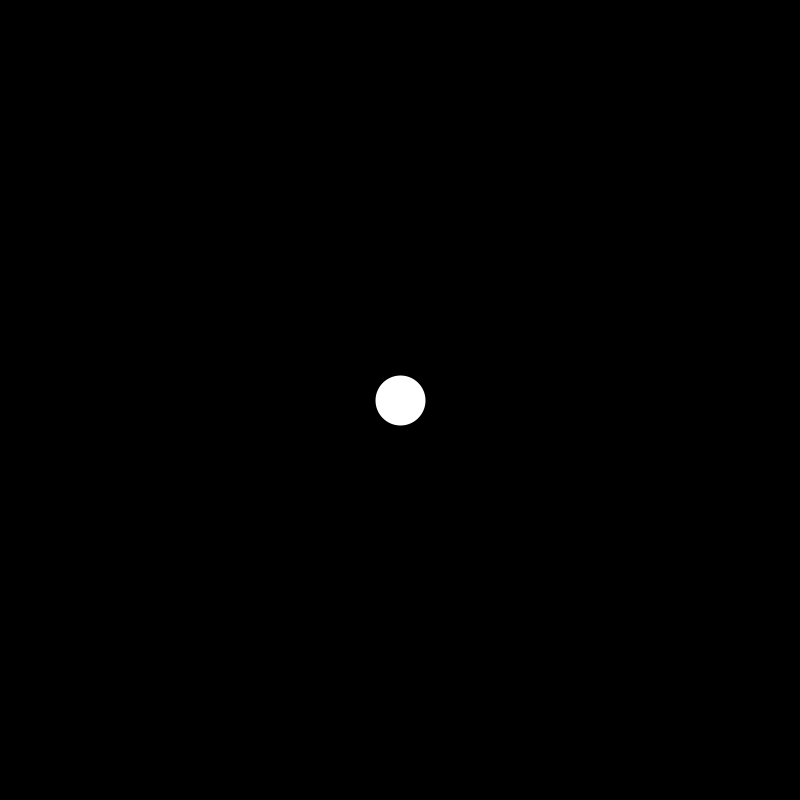
Frame 1 (no input)
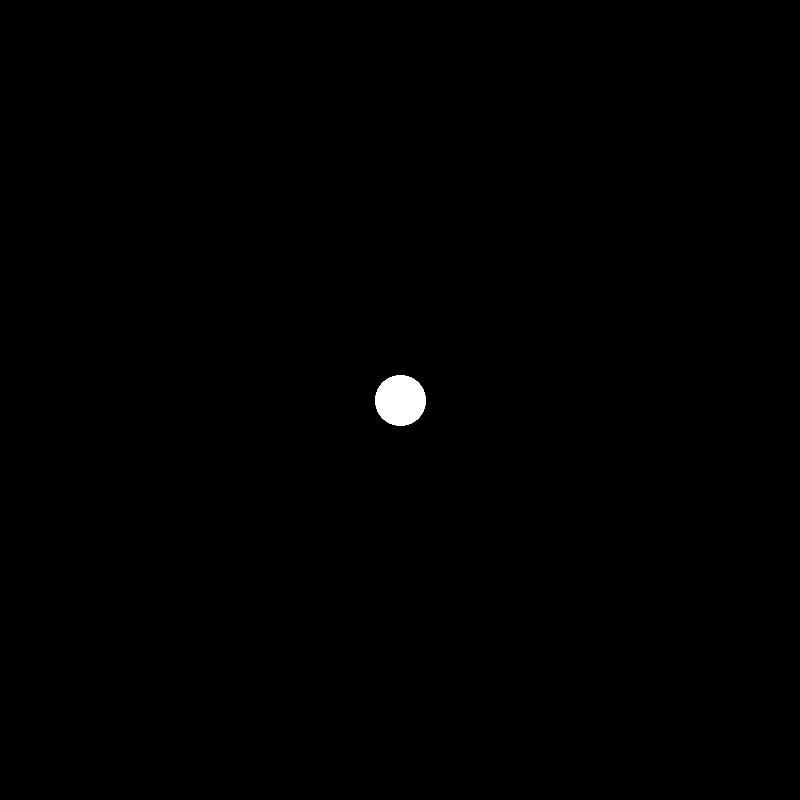
Frame 60 (the mouse pressed at the canvas centre just before this capture)
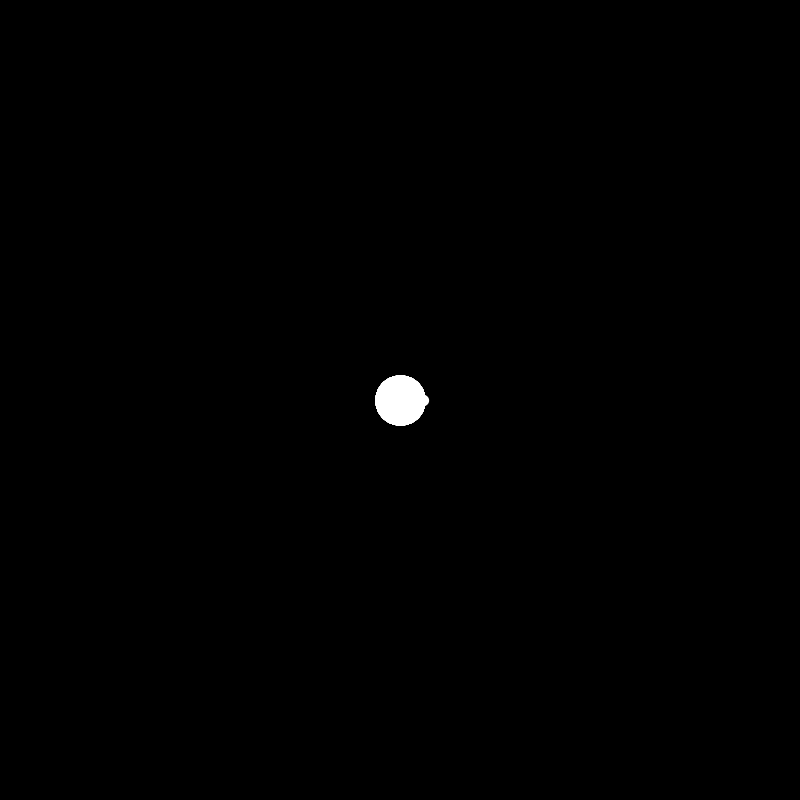
Frame 120 (the mouse held since frame 60 and released just before this capture)

The Processing sketch that drew these frames (run headless with seeded random() and noise(); from frame 60 on, the mouse is pressed at the canvas centre):

// Processing sketch: Connectin__Nodes_V3_offshoots_fixednoise
// ── Connectin__Nodes_V3_offshoots_fixednoise.pde
//Sam Nosenzo
//7/27/15
//Gonna try to set of a network of nodes that are organically attached to one another
//added some offshoots to make them look more root-like

//main node from which the roots spread from
Node n;

//List of nodes that are added by clicking somewhere on the screen
ArrayList<Node> nodes;
//list of roots protruding from the main node
ArrayList<Root> roots;

void setup(){
  size(800, 800);
  background(0);
  
  //initializing main node and lists
  nodes = new ArrayList<Node>();
  n = new Node(width/2, height/2, 50);
  roots = new ArrayList<Root>();
  
  
}
 
 
void draw(){
  
  n.display();
  //use of a for loop to display the nodes and roots and allow them to function properly
  // the loop is only based off of the number of nodes because the roots and the nodes are added at the same time
  for(int i = 0; i < nodes.size(); i++){
   Node ns = nodes.get(i);
   Root r = roots.get(i);
   //display the nodes as circles, I chose not to display default-ly
   //ns.display();
   if(dist(r.loc.x, r.loc.y, r.targ.x, r.targ.y) > 20){
      if(random(1) > .95){
        //if the distance is greater than a certain amount the root has the chance to create offshoots
        //5% of the time
        r.createOffshoot();
      }
   }
   //operate and display roots
   r.update();
   r.display();
 }
}

void mousePressed(){
  //add node and root each time the mouse is pressed
  Node ns = new Node(mouseX, mouseY, random(10, 25));
  nodes.add(ns);
  
  //The angle makes sure the root is coming out of the side of the main node that is facing the new node
  float angle = PVector.sub(ns.loc, n.loc).heading();
  Root r = new Root(n.loc.x+.5*n.size*cos(angle), n.loc.y+.5*n.size*sin(angle), random(10, 15), ns.loc);
  roots.add(r); 
}
  
  
  

// ── Node.pde
//node class
//I guess all it really does is store a pvector and display an ellipse at its location
class Node{
  PVector loc;
  float size;
  boolean centralNode = false;
  Node(float x, float y, float sz){
    loc = new PVector(x, y);
    size = sz;
  }
  
  void display(){
    stroke(255);
    noFill();
    strokeWeight(size);
    point(loc.x, loc.y);
  }
}
    
    

// ── Root.pde
//slightly based off of the vehicle class in the Nature of code
//tooking the seek function and added a noise function and a few modifications
//and the update function too i guess

//essentially what it does is it creates an object that starts at a location and noisely
//steers itself to its target location
//The display function makes the size of the root based on it's distance from the point


class Root{
  
  //initialization of variable
  PVector loc, vel, acc;
  //stores the path. was going to do something with this
  //could just run a while loop and have it appear at once
  //but I like watching it grow
  ArrayList<PVector> path;
  //This list allows the roots to have smaller offshoots of the same object essentially
  ArrayList<Root> offshoots;
  PVector targ;
  //start of the noise function
  float nx = random(200000); 
  //current size and initial size are stored
  float size, initSize;
  float maxspeed = 3;
  float maxforce = 2;
  float id;
  float noisestart;
  
  
  Root(float x, float y, float sz, PVector tgt){
    loc = new PVector(x, y);
    vel = new PVector();
    acc = new PVector();
    size = sz;
    targ = tgt.get();
    initSize = sz;
    path = new ArrayList<PVector>();
    offshoots = new ArrayList<Root>();
    //randomizes the noise function a bit more
    noisestart = random(0, TWO_PI);
    //initial distance from point
    id = dist(loc.x, loc.y, targ.x, targ.y);
  }
  
  void update(){
    //always seeks the target if the distance from it is less than 10
    if(dist(loc.x, loc.y, targ.x, targ.y) > 10){

      seek(targ);
    }
    //physics stuff
    vel.add(acc);
    vel.limit(maxspeed);
    loc.add(vel);
    path.add(loc);
    acc.mult(0);
  }
  
  void display(){
    //display offshoots (if any)
    for(Root r: offshoots){
      //only display if they are more than 5 pixels away
     if(dist(r.loc.x, r.loc.y, r.targ.x, r.targ.y) > 5 ){
      r.update();
      r.display();
     }
    }
    //display main root  
    strokeWeight(size);
    stroke(255);
    point(loc.x, loc.y);
  }
  
  void applyForce(PVector force){
    acc.add(force);
  }
    
  
  void seek(PVector target){
    PVector desired = PVector.sub(target, loc);
    //store current distance
    float d = desired.mag();
    //map size of the root to the distance
    size = map(d, 0, id, 0, initSize);
    desired.normalize();

    desired.mult(maxspeed); //scale vector to maxspeed;
    //get current direction of target
    float angle = target.heading();
    //add noise to the angle
    angle+=map(noise(nx), 0, 1, -noisestart, TWO_PI-noisestart);
    PVector steer = PVector.sub(desired, vel); //Reynolds formula for steering force
    //create force vector from the noise angle and give it a little strength
    PVector offset = PVector.fromAngle(angle);
    offset.mult(3);
    //add the noise vector to the original steering vector
    steer.add(offset);
    steer.limit(maxforce);
    
    
    applyForce(steer); //apply the force as the object acceleration
    nx+=.5;
  }
  
  void createOffshoot(){
     //adds an offshoot to the root
    Root r = new Root(loc.x, loc.y, size*.5, new PVector(loc.x+random(-50, 50), loc.y+random(-50, 50)));
    offshoots.add(r);
  }
}
